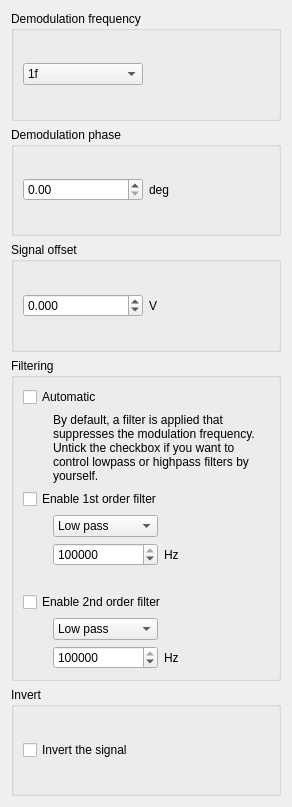
<?xml version="1.0" encoding="UTF-8"?>
<ui version="4.0">
 <class>Form</class>
 <widget class="QWidget" name="Form">
  <property name="geometry">
   <rect>
    <x>0</x>
    <y>0</y>
    <width>292</width>
    <height>807</height>
   </rect>
  </property>
  <property name="sizePolicy">
   <sizepolicy hsizetype="Preferred" vsizetype="Preferred">
    <horstretch>0</horstretch>
    <verstretch>0</verstretch>
   </sizepolicy>
  </property>
  <property name="minimumSize">
   <size>
    <width>100</width>
    <height>100</height>
   </size>
  </property>
  <property name="windowTitle">
   <string>Form</string>
  </property>
  <layout class="QVBoxLayout" name="verticalLayout">
   <item>
    <widget class="QGroupBox" name="groupBox_7">
     <property name="title">
      <string>Demodulation frequency</string>
     </property>
     <layout class="QVBoxLayout" name="verticalLayout_13">
      <item>
       <layout class="QHBoxLayout" name="horizontalLayout_5">
        <item>
         <widget class="QComboBox" name="demodulation_frequency">
          <property name="styleSheet">
           <string notr="true"/>
          </property>
          <item>
           <property name="text">
            <string>1f</string>
           </property>
          </item>
          <item>
           <property name="text">
            <string>2f</string>
           </property>
          </item>
          <item>
           <property name="text">
            <string>3f</string>
           </property>
          </item>
          <item>
           <property name="text">
            <string>4f</string>
           </property>
          </item>
          <item>
           <property name="text">
            <string>5f</string>
           </property>
          </item>
         </widget>
        </item>
        <item>
         <widget class="QLabel" name="label_5">
          <property name="text">
           <string/>
          </property>
         </widget>
        </item>
       </layout>
      </item>
     </layout>
    </widget>
   </item>
   <item>
    <widget class="QGroupBox" name="groupBox_2">
     <property name="title">
      <string>Demodulation phase</string>
     </property>
     <layout class="QVBoxLayout" name="verticalLayout_3">
      <item>
       <layout class="QHBoxLayout" name="horizontalLayout_4">
        <item>
         <widget class="QDoubleSpinBox" name="demodulation_phase">
          <property name="maximum">
           <double>360.000000000000000</double>
          </property>
          <property name="singleStep">
           <double>10.000000000000000</double>
          </property>
         </widget>
        </item>
        <item>
         <widget class="QLabel" name="label_3">
          <property name="text">
           <string>deg</string>
          </property>
         </widget>
        </item>
       </layout>
      </item>
     </layout>
    </widget>
   </item>
   <item>
    <widget class="QGroupBox" name="groupBox_6">
     <property name="title">
      <string>Signal offset</string>
     </property>
     <layout class="QHBoxLayout" name="horizontalLayout_7">
      <item>
       <layout class="QHBoxLayout" name="horizontalLayout_3">
        <item>
         <widget class="QDoubleSpinBox" name="signal_offset">
          <property name="decimals">
           <number>3</number>
          </property>
          <property name="minimum">
           <double>-1.000000000000000</double>
          </property>
          <property name="maximum">
           <double>1.000000000000000</double>
          </property>
          <property name="singleStep">
           <double>0.100000000000000</double>
          </property>
          <property name="stepType">
           <enum>QAbstractSpinBox::AdaptiveDecimalStepType</enum>
          </property>
         </widget>
        </item>
        <item>
         <widget class="QLabel" name="label_4">
          <property name="sizePolicy">
           <sizepolicy hsizetype="Preferred" vsizetype="Preferred">
            <horstretch>0</horstretch>
            <verstretch>0</verstretch>
           </sizepolicy>
          </property>
          <property name="text">
           <string>V</string>
          </property>
         </widget>
        </item>
       </layout>
      </item>
     </layout>
    </widget>
   </item>
   <item>
    <widget class="QGroupBox" name="filtering_group">
     <property name="title">
      <string>Filtering</string>
     </property>
     <layout class="QVBoxLayout" name="verticalLayout_2">
      <item>
       <widget class="QCheckBox" name="filter_automatic">
        <property name="text">
         <string>Automatic</string>
        </property>
       </widget>
      </item>
      <item>
       <widget class="QLabel" name="automatic_filtering_enabled">
        <property name="text">
         <string>By default, a filter is applied that suppresses the modulation frequency. Untick the checkbox if you want to control lowpass or highpass filters by yourself.</string>
        </property>
        <property name="wordWrap">
         <bool>true</bool>
        </property>
        <property name="indent">
         <number>30</number>
        </property>
       </widget>
      </item>
      <item>
       <widget class="QWidget" name="automatic_filtering_disabled" native="true">
        <layout class="QVBoxLayout" name="verticalLayout_5">
         <property name="leftMargin">
          <number>0</number>
         </property>
         <property name="topMargin">
          <number>0</number>
         </property>
         <property name="rightMargin">
          <number>0</number>
         </property>
         <property name="bottomMargin">
          <number>0</number>
         </property>
         <item>
          <widget class="QCheckBox" name="filter_1_enabled">
           <property name="text">
            <string>Enable 1st order filter</string>
           </property>
          </widget>
         </item>
         <item>
          <layout class="QHBoxLayout" name="horizontalLayout_6">
           <property name="leftMargin">
            <number>30</number>
           </property>
           <item>
            <widget class="QComboBox" name="filter_1_type">
             <item>
              <property name="text">
               <string>Low pass</string>
              </property>
             </item>
             <item>
              <property name="text">
               <string>High pass</string>
              </property>
             </item>
            </widget>
           </item>
           <item>
            <widget class="QLabel" name="label_6">
             <property name="text">
              <string/>
             </property>
            </widget>
           </item>
          </layout>
         </item>
         <item>
          <layout class="QHBoxLayout" name="horizontalLayout">
           <property name="leftMargin">
            <number>30</number>
           </property>
           <item>
            <widget class="QSpinBox" name="filter_1_frequency">
             <property name="sizePolicy">
              <sizepolicy hsizetype="Minimum" vsizetype="Fixed">
               <horstretch>0</horstretch>
               <verstretch>0</verstretch>
              </sizepolicy>
             </property>
             <property name="maximum">
              <number>50000000</number>
             </property>
             <property name="stepType">
              <enum>QAbstractSpinBox::AdaptiveDecimalStepType</enum>
             </property>
             <property name="value">
              <number>100000</number>
             </property>
            </widget>
           </item>
           <item>
            <widget class="QLabel" name="label">
             <property name="sizePolicy">
              <sizepolicy hsizetype="Preferred" vsizetype="Preferred">
               <horstretch>0</horstretch>
               <verstretch>0</verstretch>
              </sizepolicy>
             </property>
             <property name="text">
              <string>Hz</string>
             </property>
            </widget>
           </item>
          </layout>
         </item>
         <item>
          <spacer name="verticalSpacer_2">
           <property name="orientation">
            <enum>Qt::Vertical</enum>
           </property>
           <property name="sizeType">
            <enum>QSizePolicy::Fixed</enum>
           </property>
           <property name="sizeHint" stdset="0">
            <size>
             <width>20</width>
             <height>20</height>
            </size>
           </property>
          </spacer>
         </item>
         <item>
          <widget class="QCheckBox" name="filter_2_enabled">
           <property name="text">
            <string>Enable 2nd order filter</string>
           </property>
          </widget>
         </item>
         <item>
          <layout class="QHBoxLayout" name="horizontalLayout_8">
           <property name="leftMargin">
            <number>30</number>
           </property>
           <item>
            <widget class="QComboBox" name="filter_2_type">
             <item>
              <property name="text">
               <string>Low pass</string>
              </property>
             </item>
             <item>
              <property name="text">
               <string>High pass</string>
              </property>
             </item>
            </widget>
           </item>
           <item>
            <widget class="QLabel" name="label_7">
             <property name="text">
              <string/>
             </property>
            </widget>
           </item>
          </layout>
         </item>
         <item>
          <layout class="QHBoxLayout" name="horizontalLayout_2">
           <property name="leftMargin">
            <number>30</number>
           </property>
           <item>
            <widget class="QSpinBox" name="filter_2_frequency">
             <property name="sizePolicy">
              <sizepolicy hsizetype="Minimum" vsizetype="Fixed">
               <horstretch>0</horstretch>
               <verstretch>0</verstretch>
              </sizepolicy>
             </property>
             <property name="maximum">
              <number>50000000</number>
             </property>
             <property name="stepType">
              <enum>QAbstractSpinBox::AdaptiveDecimalStepType</enum>
             </property>
             <property name="value">
              <number>100000</number>
             </property>
            </widget>
           </item>
           <item>
            <widget class="QLabel" name="label_2">
             <property name="sizePolicy">
              <sizepolicy hsizetype="Preferred" vsizetype="Preferred">
               <horstretch>0</horstretch>
               <verstretch>0</verstretch>
              </sizepolicy>
             </property>
             <property name="text">
              <string>Hz</string>
             </property>
            </widget>
           </item>
          </layout>
         </item>
        </layout>
       </widget>
      </item>
     </layout>
    </widget>
   </item>
   <item>
    <widget class="QGroupBox" name="groupBox">
     <property name="title">
      <string>Invert</string>
     </property>
     <layout class="QVBoxLayout" name="verticalLayout_4">
      <item>
       <widget class="QCheckBox" name="invert">
        <property name="text">
         <string>Invert the signal</string>
        </property>
       </widget>
      </item>
     </layout>
    </widget>
   </item>
  </layout>
 </widget>
 <resources/>
 <connections/>
</ui>
